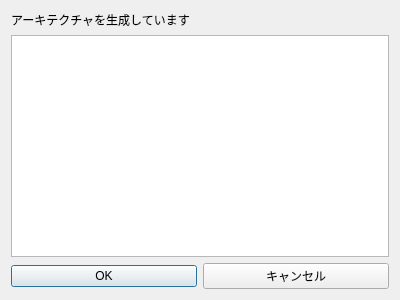
<?xml version="1.0" encoding="UTF-8"?>
<ui version="4.0">
 <class>GeneratingDialog</class>
 <widget class="QDialog" name="GeneratingDialog">
  <property name="geometry">
   <rect>
    <x>0</x>
    <y>0</y>
    <width>400</width>
    <height>300</height>
   </rect>
  </property>
  <property name="windowTitle">
   <string>Dialog</string>
  </property>
  <layout class="QVBoxLayout" name="verticalLayout">
   <item>
    <widget class="QLabel" name="label">
     <property name="text">
      <string>アーキテクチャを生成しています</string>
     </property>
    </widget>
   </item>
   <item>
    <widget class="QTextEdit" name="textEdit"/>
   </item>
   <item>
    <layout class="QHBoxLayout" name="horizontalLayout">
     <item>
      <widget class="QPushButton" name="pushOK">
       <property name="text">
        <string>OK</string>
       </property>
      </widget>
     </item>
     <item>
      <widget class="QPushButton" name="pushCancel">
       <property name="text">
        <string>キャンセル</string>
       </property>
      </widget>
     </item>
    </layout>
   </item>
  </layout>
 </widget>
 <resources/>
 <connections>
  <connection>
   <sender>pushOK</sender>
   <signal>clicked()</signal>
   <receiver>GeneratingDialog</receiver>
   <slot>close()</slot>
   <hints>
    <hint type="sourcelabel">
     <x>103</x>
     <y>276</y>
    </hint>
    <hint type="destinationlabel">
     <x>199</x>
     <y>149</y>
    </hint>
   </hints>
  </connection>
  <connection>
   <sender>pushCancel</sender>
   <signal>clicked()</signal>
   <receiver>GeneratingDialog</receiver>
   <slot>close()</slot>
   <hints>
    <hint type="sourcelabel">
     <x>296</x>
     <y>276</y>
    </hint>
    <hint type="destinationlabel">
     <x>199</x>
     <y>149</y>
    </hint>
   </hints>
  </connection>
 </connections>
</ui>
